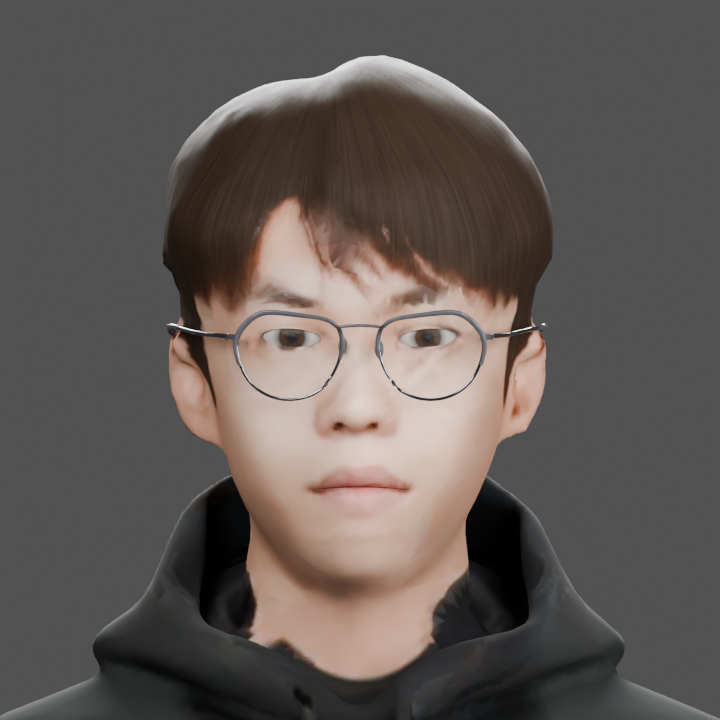
#> input picture artifacts/avatar-v40-codex-20261119/work/portrait39-front.png, 720 x 720 px; the run also reads 1 picture not shown here
$ python deliver40.py
#> lines starting #> are read from the running program, lines starting #| are printed output that depends on the picture
from pathlib import Path
from PIL import Image,ImageDraw,ImageFont
import json,hashlib
root=Path(__file__).resolve().parents[1];work=root/'work';out=root/'outputs';v=json.loads((work/'fringe40-validation.json').read_text());bv=json.loads((work/'blend40-validation.json').read_text());tx=json.loads((work/'fringe40-textures.json').read_text());rc=json.loads((work/'fringe40-render-comparison.json').read_text());assert v['checks_failed']==0 and bv['morph_meshes_synchronized']==6
#> (reads artifacts/avatar-v40-codex-20261119/work/fringe40-validation.json from the repository)
#> (reads artifacts/avatar-v40-codex-20261119/work/blend40-validation.json from the repository)
#> (reads artifacts/avatar-v40-codex-20261119/work/fringe40-textures.json from the repository)
#> (reads artifacts/avatar-v40-codex-20261119/work/fringe40-render-comparison.json from the repository)
font=ImageFont.truetype('C:/Windows/Fonts/arial.ttf',24)
canvas=Image.new('RGB',(1080,590),(35,35,35));draw=ImageDraw.Draw(canvas)
#> after `canvas = Image.new('RGB', (1080, 590), (35, 35, 35))`: canvas: PIL image 1080x590 RGB; every value is 35
for i,(label,file) in enumerate([('Previous fringe — v39','portrait39-front.png'),('Fringe texture repair — v40','portrait40-front.png')]):
 canvas.paste(Image.open(work/file).convert('RGB').resize((540,540),Image.Resampling.LANCZOS),(i*540,50));draw.text((i*540+16,12),label,font=font,fill='white')
#> after `canvas.paste(Image.open(work / file).convert('RGB').resize((540, 540),`:
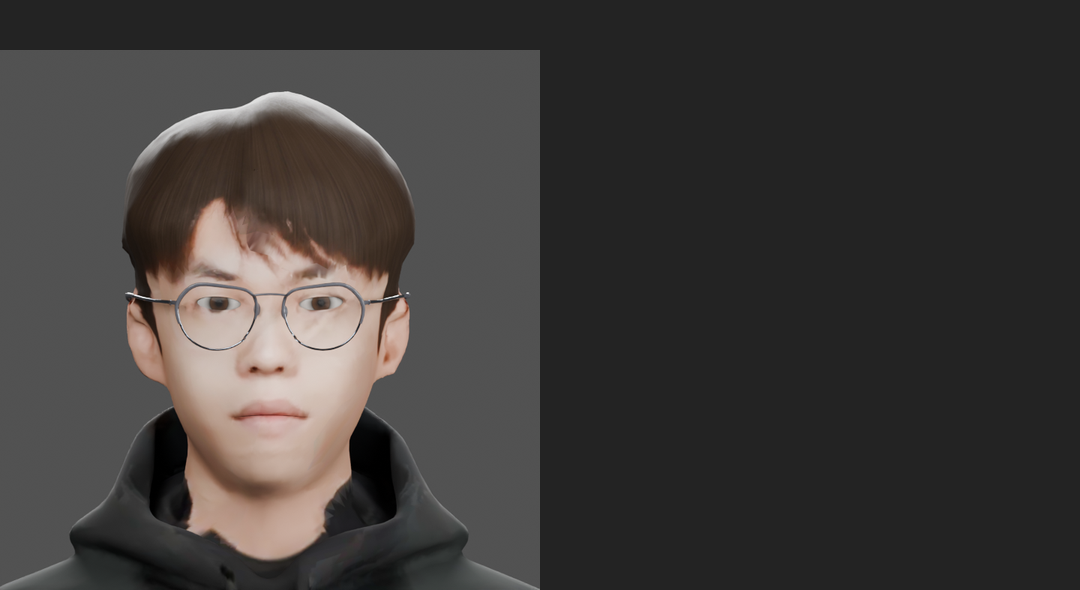
#> canvas: PIL image 1080x590 RGB; mean R, G, B 63.2, 59.8, 58
#> pass 2 of the loop `for i,(label,file) in enumerate([('Previous fringe — v39','portrait39-..`:
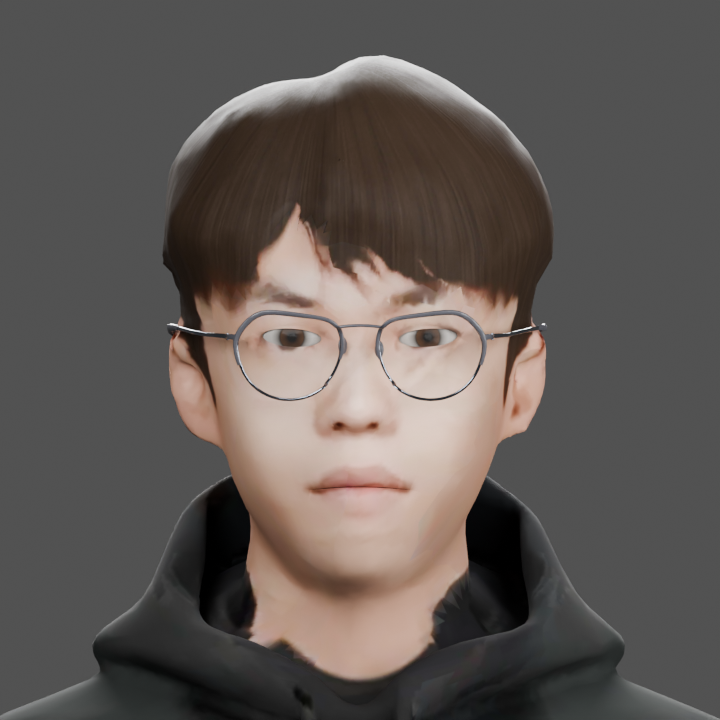
#> input picture artifacts/avatar-v40-codex-20261119/work/portrait40-front.png, 720 x 720 px
#> `canvas.paste(Image.open(work / file).convert('RGB').resize((540, 540),`:
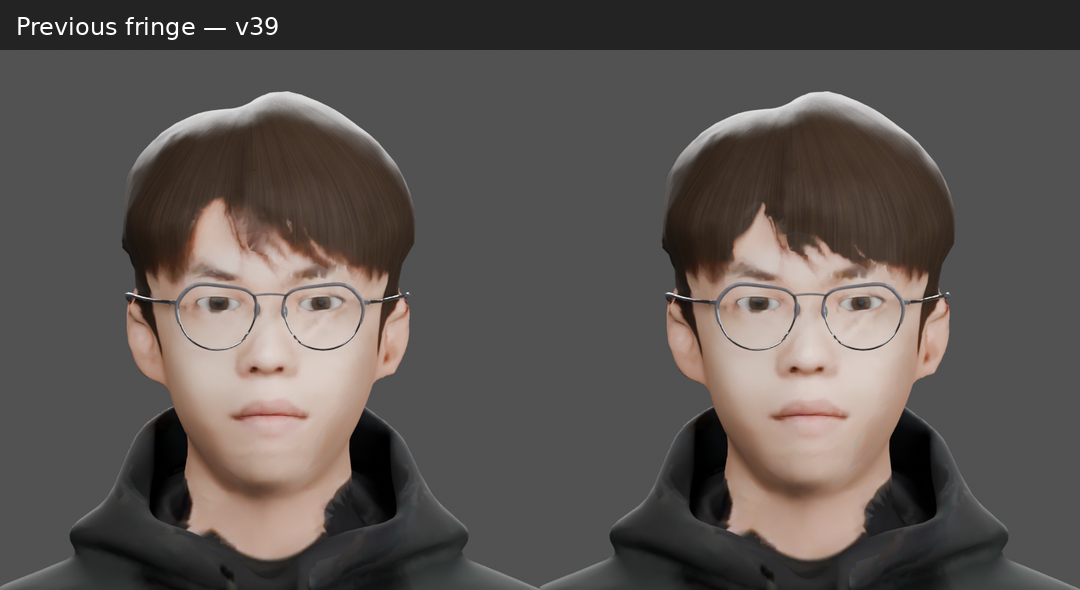
#> canvas: PIL image 1080x590 RGB; mean R, G, B 91.4, 84.8, 81.2
canvas.save(out/'avatar-v40-comparison.jpg',quality=94)
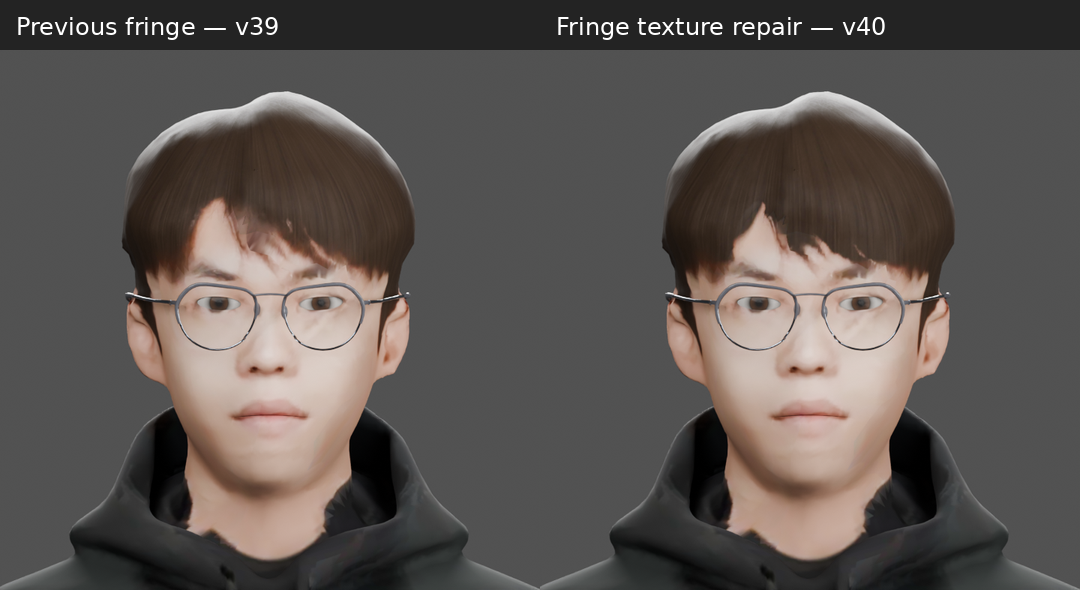
#> saved as avatar-v40-comparison.jpg: PIL image 1080x590 RGB; mean R, G, B 91.9, 85.3, 81.7
canvas=Image.new('RGB',(1080,810),(35,35,35));draw=ImageDraw.Draw(canvas)
#> after `canvas = Image.new('RGB', (1080, 810), (35, 35, 35))`: canvas: PIL image 1080x810 RGB; every value is 35
for i,(label,file) in enumerate([('Front','portrait40-front.png'),('Quarter','portrait40-quarter.png'),('Side','portrait40-left.png'),('Smile','expression40-smile.png'),('Blink + raised brow','expression40-blink-brow.png'),('Speech','expression40-speech-quarter.png')]):
 x=i%3*360;y=i//3*405;im=Image.open(work/file).convert('RGB');im.thumbnail((360,360),Image.Resampling.LANCZOS);canvas.paste(im,(x+(360-im.width)//2,y+45));draw.text((x+12,y+10),label,font=font,fill='white')
#> after `canvas.paste(im, (x + (360 - im.width) // 2, y + 45))`:
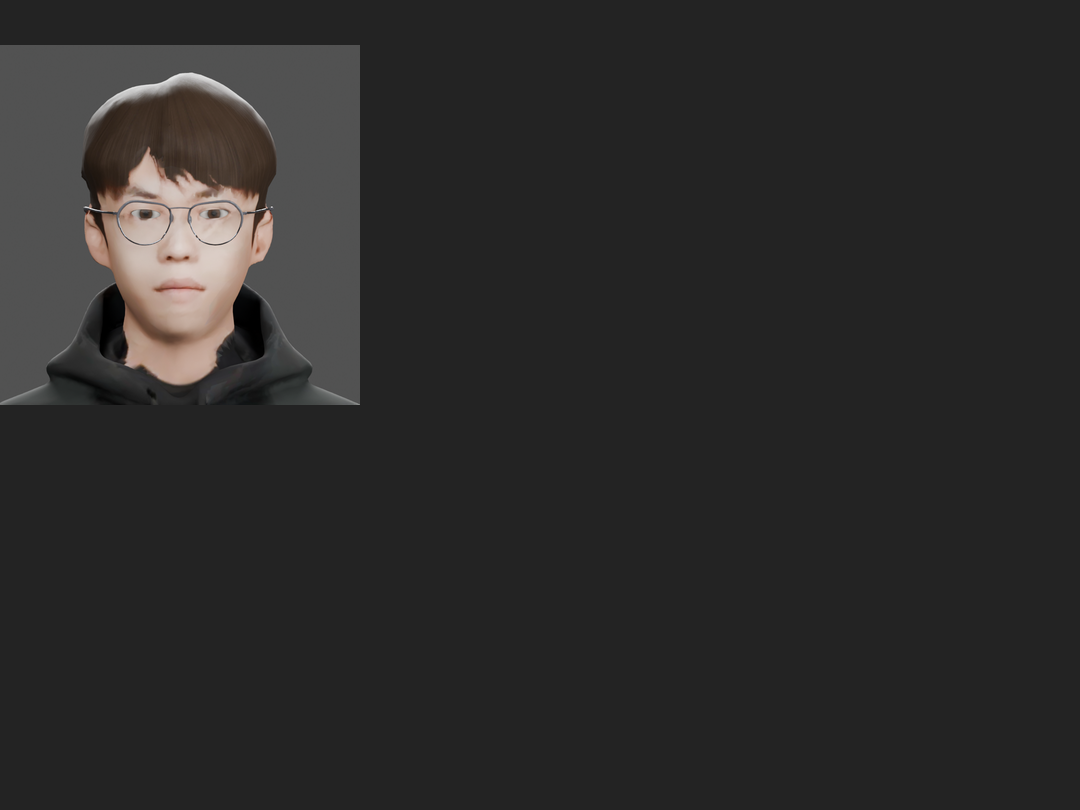
#> canvas: PIL image 1080x810 RGB; mean R, G, B 44, 43, 42.4
#> pass 2 of the loop `for i,(label,file) in enumerate([('Front','portrait40-front.png'),('Qu..`:
#> (the run stopped early here; a loop or call above may not have finished)
